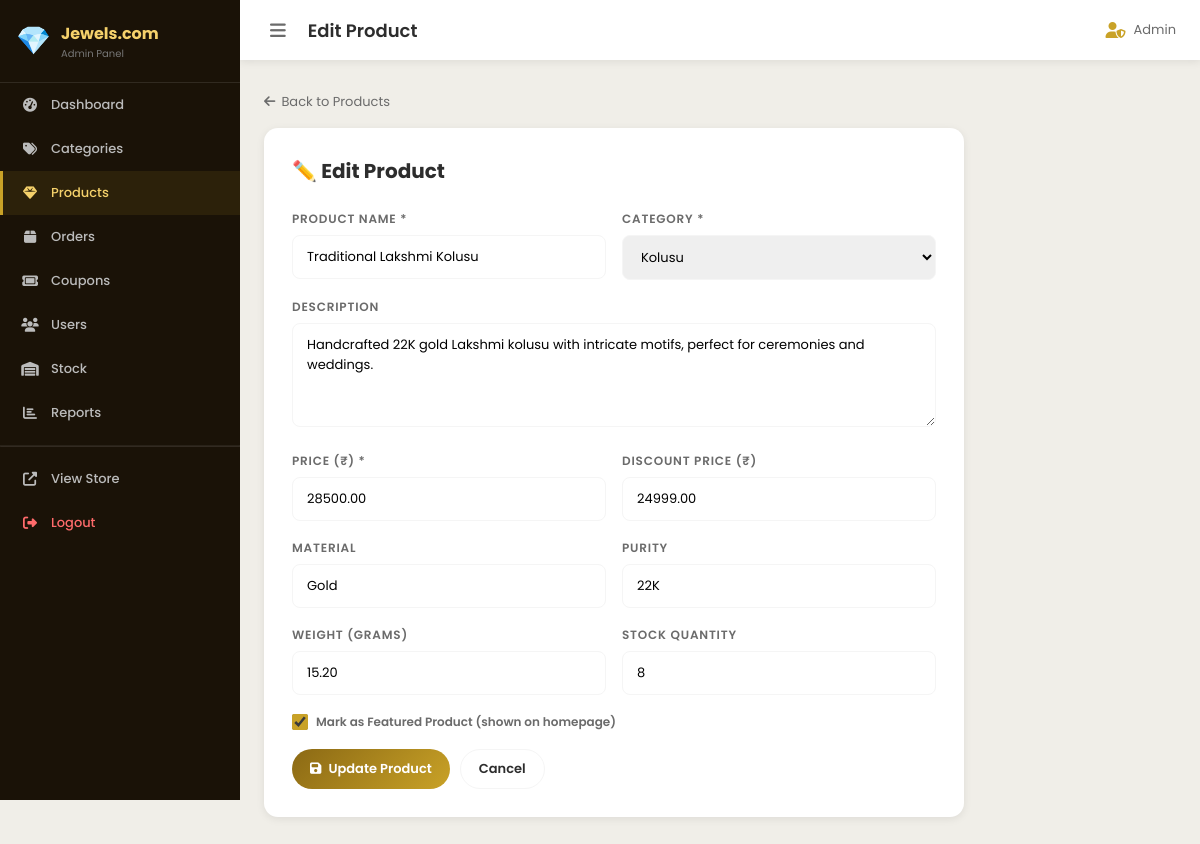
Page /admin/product-form.php?id=1 (signed in) on the committed database.
### tables this page shows
CREATE TABLE IF NOT EXISTS products (
  id INT AUTO_INCREMENT PRIMARY KEY,
  category_id INT NOT NULL,
  name VARCHAR(200) NOT NULL,
  slug VARCHAR(220) NOT NULL UNIQUE,
  description TEXT,
  price DECIMAL(10,2) NOT NULL,
  discount_price DECIMAL(10,2) DEFAULT NULL,
  material VARCHAR(100),
  weight DECIMAL(8,2),
  purity VARCHAR(50),
  stock INT DEFAULT 10,
  image1 VARCHAR(255),
  image2 VARCHAR(255),
  image3 VARCHAR(255),
  is_featured TINYINT(1) DEFAULT 0,
  is_active TINYINT(1) DEFAULT 1,
  created_at TIMESTAMP DEFAULT CURRENT_TIMESTAMP,
  FOREIGN KEY (category_id) REFERENCES categories(id) ON DELETE CASCADE
);

CREATE TABLE IF NOT EXISTS categories (
  id INT AUTO_INCREMENT PRIMARY KEY,
  name VARCHAR(100) NOT NULL,
  slug VARCHAR(120) NOT NULL UNIQUE,
  description TEXT,
  image VARCHAR(255),
  is_active TINYINT(1) DEFAULT 1,
  created_at TIMESTAMP DEFAULT CURRENT_TIMESTAMP
);

### includes/functions.php (called while the page is built, shortened)
<?php
function safeHtml($str) {
    return htmlspecialchars((string)$str, ENT_QUOTES, 'UTF-8');
}

### admin/product-form.php (the view, shortened to what this page needs)
<?php
require_once '../includes/functions.php';
require_once 'includes/auth.php';
$id = (int)($_GET['id'] ?? 0);
$product = null;
if ($id) {
  $stmt = $pdo->prepare("SELECT * FROM products WHERE id=?");
  $stmt->execute([$id]);
  $product = $stmt->fetch();
}
$categories = $pdo->query("SELECT * FROM categories WHERE is_active=1 ORDER BY name")->fetchAll();
include 'includes/header.php';
?>
<div style="max-width:700px;">
  <a href="products.php" style="font-size:13px;color:var(--gray);display:inline-flex;align-items:center;gap:6px;margin-bottom:16px;"><i class="fas fa-arrow-left"></i> Back to Products</a>
  <div class="admin-form">
    <h2 style="font-size:20px;font-weight:700;color:var(--charcoal);margin-bottom:24px;"><?= $product ? '✏️ Edit' : '➕ Add New' ?> Product</h2>
    <form method="POST">
      <div class="form-row">
        <div class="form-group">
          <label>Product Name *</label>
          <input type="text" name="name" required value="<?= safeHtml($product['name'] ?? '') ?>" placeholder="e.g. Traditional Lakshmi Kolusu"/>
        </div>
        <div class="form-group">
          <label>Category *</label>
          <select name="category_id" required>
            <?php foreach ($categories as $c): ?>
            <option value="<?= $c['id'] ?>" <?= ($product['category_id'] ?? '')==$c['id']?'selected':'' ?>><?= safeHtml($c['name']) ?></option>
            <?php endforeach; ?>
          </select>
        </div>
      </div>
      <div class="form-group">
        <label>Description</label>
        <textarea name="description" rows="4" placeholder="Describe this jewellery piece…"><?= safeHtml($product['description'] ?? '') ?></textarea>
      </div>
      <div class="form-row">
        <div class="form-group">
          <label>Price (₹) *</label>
          <input type="number" name="price" step="0.01" required value="<?= $product['price'] ?? '' ?>" placeholder="0.00"/>
        </div>
        <div class="form-group">
          <label>Discount Price (₹)</label>
          <input type="number" name="discount_price" step="0.01" value="<?= $product['discount_price'] ?? '' ?>" placeholder="Leave blank if no discount"/>
        </div>
      </div>
      <div class="form-row">
        <div class="form-group">
          <label>Material</label>
          <input type="text" name="material" value="<?= safeHtml($product['material'] ?? '') ?>" placeholder="Gold, Silver, White Gold…"/>
        </div>
        <div class="form-group">
          <label>Purity</label>
          <input type="text" name="purity" value="<?= safeHtml($product['purity'] ?? '') ?>" placeholder="22K, 18K, 92.5%…"/>
        </div>
      </div>
      <div class="form-row">
        <div class="form-group">
          <label>Weight (grams)</label>
          <input type="number" name="weight" step="0.01" value="<?= $product['weight'] ?? '' ?>"/>
        </div>
        <div class="form-group">
          <label>Stock Quantity</label>
          <input type="number" name="stock" value="<?= $product['stock'] ?? 10 ?>"/>
        </div>
      </div>
      <div class="form-group">
        <label style="display:flex;align-items:center;gap:8px;text-transform:none;letter-spacing:0;">
          <input type="checkbox" name="is_featured" value="1" style="width:16px;height:16px;accent-color:var(--gold);" <?= ($product['is_featured'] ?? 0)?'checked':'' ?>/>
          Mark as Featured Product (shown on homepage)
        </label>
      </div>
      <div style="display:flex;gap:10px;margin-top:8px;">
        <button type="submit" class="btn btn-gold"><i class="fas fa-save"></i> <?= $product ? 'Update Product' : 'Add Product' ?></button>
        <a href="products.php" class="btn btn-outline">Cancel</a>
      </div>
    </form>
  </div>
</div>
<?php include 'includes/footer.php'; ?>

### css/admin.css (style rules this page uses)
:root { --gold: #C9A227; --gold-light: #F5D16B; --gold-dark: #8B6914; --sidebar-bg: #1A1207; --sidebar-w: 240px; --white: #fff; --gray-light: #F5F5F5; --gray: #6B6B6B; --charcoal: #2D2D2D; --red: #e74c3c; --green: #27AE60; --blue: #2980b9; --shadow-sm: 0 2px 8px rgba(0,0,0,0.08); --shadow-md: 0 8px 24px rgba(0,0,0,0.12); --radius-sm: 8px; --radius-md: 14px; --font: 'Poppins', sans-serif; }
*, *::before, *::after { box-sizing: border-box; margin: 0; padding: 0; }
body { font-family: var(--font); background: #F0EEE8; min-height: 100vh; }
a { color: inherit; text-decoration: none; }
button { cursor: pointer; border: none; font-family: var(--font); }
input, select, textarea { font-family: var(--font); }
.admin-body { display: flex; }
.btn { display: inline-flex; align-items: center; gap: 7px; padding: 9px 18px; border-radius: 50px; font-size: 13px; font-weight: 600; transition: all 0.2s; border: none; }
.btn-gold { background: linear-gradient(135deg, var(--gold-dark), var(--gold)); color: #fff; }
.btn-outline { background: transparent; border: 1.5px solid var(--gray-light); color: var(--charcoal); }
.admin-form { background: var(--white); border-radius: var(--radius-md); padding: 28px; box-shadow: var(--shadow-sm); }
.form-group { margin-bottom: 18px; }
.form-group label { display: block; font-size: 12px; font-weight: 600; color: var(--gray); text-transform: uppercase; letter-spacing: 0.8px; margin-bottom: 7px; }
.form-group input, .form-group select, .form-group textarea { width: 100%; padding: 11px 14px; border: 1.5px solid var(--gray-light); border-radius: var(--radius-sm); font-size: 13px; outline: none; transition: border-color 0.2s, box-shadow 0.2s; }
.form-row { display: grid; grid-template-columns: 1fr 1fr; gap: 16px; }

### rows in the picture
products: name "Traditional Lakshmi Kolusu", category_id "Kolusu", description "Handcrafted 22K gold Lakshmi kolusu with intricate motifs, perfect for ceremonies and weddings.", price "28500.00", discount_price "24999.00", material "Gold", purity "22K", weight "15.20", stock "8", is_featured "☑"

### other values in the picture
$adminTitle "Edit Product"
safeHtml($_SESSION['admin_name'] ?? 'Admin') "Admin"
